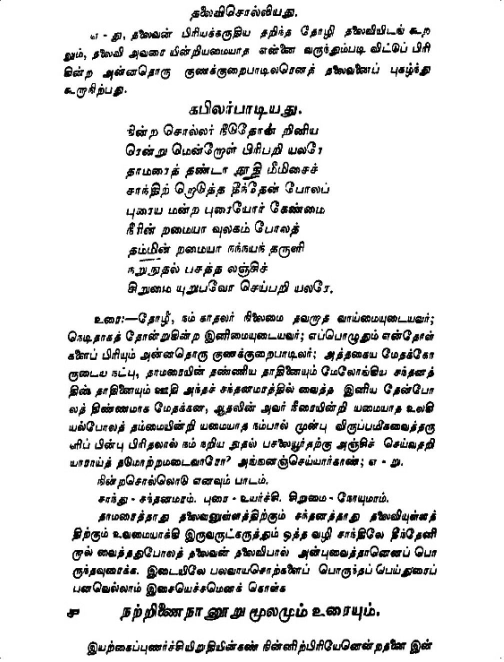
#> input picture raw/sample1.png, 1008 x 1324 px (shown at 1/2 size)
$ python repair.py ../../raw/sample1.png out.png
#> lines starting #> are read from the running program, lines starting #| are printed output that depends on the picture; after the words box and inside, x2 and y2 are one past the last pixel; in counts of white or black regions, pixels touching at a corner belong together
#!/usr/bin/env python3
"""Heavy pre-OCR repair for old printed Tamil pages. CPU only (OpenCV + NumPy).
Writes image files only. Does not touch router.py / ocr.py / schema.json.

usage: python3 repair.py IN_DIR OUT_DIR [--binary] [--no-stamp] [--no-crop] [--debug]
out: OUT_DIR/<name>.png (grayscale, primary)  + <name>_bin.png if --binary
"""
import argparse, glob, os, sys
import cv2
import numpy as np

MAX_SIDE = 3500          # never send bigger than this (long side, px)
TARGET_CHAR_H = 32       # aim for ~32 px median glyph height
MIN_CHAR_H = 20          # upscale only below this

def load(p):
    img = cv2.imread(p, cv2.IMREAD_COLOR)   # applies EXIF rotation
    if img is None:
        raise ValueError(f"cannot read {p}")
    h, w = img.shape[:2]
    s = MAX_SIDE / max(h, w)
    if s < 1:
        img = cv2.resize(img, None, fx=s, fy=s, interpolation=cv2.INTER_AREA)
    return img

def order_pts(p):
    p = p.reshape(4, 2).astype(np.float32)
    s, d = p.sum(1), np.diff(p, axis=1).ravel()
    return np.array([p[s.argmin()], p[d.argmin()], p[s.argmax()], p[d.argmax()]], np.float32)

def crop_page(img):
    """Find the paper against the background; flatten if 4 corners, else bbox.
    Anything outside the paper (tears, table, fingers) is painted white."""
    g = cv2.cvtColor(img, cv2.COLOR_BGR2GRAY)
    g = cv2.GaussianBlur(g, (9, 9), 0)
    _, m = cv2.threshold(g, 0, 255, cv2.THRESH_BINARY + cv2.THRESH_OTSU)
    m = cv2.morphologyEx(m, cv2.MORPH_CLOSE, np.ones((25, 25), np.uint8))
    cs, _ = cv2.findContours(m, cv2.RETR_EXTERNAL, cv2.CHAIN_APPROX_SIMPLE)
    if not cs:
        return img
    c = max(cs, key=cv2.contourArea)
    H, W = g.shape
    if cv2.contourArea(c) < 0.25 * H * W:      # page not found / already a flat scan
        return img
    out = img.copy()
    mask = np.zeros((H, W), np.uint8)
    cv2.drawContours(mask, [c], -1, 255, -1)
    out[mask == 0] = 255                        # torn/ragged margins -> white
    approx = cv2.approxPolyDP(c, 0.02 * cv2.arcLength(c, True), True)
    if len(approx) == 4:
        src = order_pts(approx)
        wA = np.linalg.norm(src[1] - src[0]); wB = np.linalg.norm(src[2] - src[3])
        hA = np.linalg.norm(src[3] - src[0]); hB = np.linalg.norm(src[2] - src[1])
        Wn, Hn = int(max(wA, wB)), int(max(hA, hB))
        dst = np.array([[0, 0], [Wn - 1, 0], [Wn - 1, Hn - 1], [0, Hn - 1]], np.float32)
        M = cv2.getPerspectiveTransform(src, dst)
        return cv2.warpPerspective(out, M, (Wn, Hn), flags=cv2.INTER_CUBIC,
                                   borderValue=(255, 255, 255))
    x, y, w, h = cv2.boundingRect(c)
    return out[y:y + h, x:x + w]

def remove_color_ink(img):
    """Blank strongly coloured marks (blue/violet/red/green stamps, coloured pen).
    Black/brown print and yellow paper are kept (low sat or yellow hue)."""
    hsv = cv2.cvtColor(img, cv2.COLOR_BGR2HSV)
    h, s, v = cv2.split(hsv)
    yellowish = (h >= 8) & (h <= 35)            # aged paper / foxing: keep
    colored = (s > 70) & (v > 40) & ~yellowish
    m = colored.astype(np.uint8) * 255
    # no dilation: print pixels under the stamp are dark/low-sat and must survive
    if m.mean() / 255 < 0.0005:
        return img, 0.0
    # fill with local paper colour, not pure white (avoids hard halos)
    bg = cv2.medianBlur(img, 31)
    out = img.copy()
    out[m > 0] = bg[m > 0]
    return out, float(m.mean() / 255)

def flatten_background(gray):
    """Divide by estimated paper background: kills yellowing, stains, shadows."""
    H, W = gray.shape
    f = 0.25
    sm = cv2.resize(gray, None, fx=f, fy=f, interpolation=cv2.INTER_AREA)
    k = max(9, (min(sm.shape) // 25) | 1)
    bg = cv2.morphologyEx(sm, cv2.MORPH_CLOSE, cv2.getStructuringElement(cv2.MORPH_ELLIPSE, (k, k)))
    bg = cv2.medianBlur(bg, k if k <= 255 else 255)
    bg = cv2.resize(bg, (W, H), interpolation=cv2.INTER_CUBIC)
    bg = cv2.GaussianBlur(bg, (0, 0), 5)
    norm = cv2.divide(gray, np.maximum(bg, 1), scale=255)
    lo, hi = np.percentile(norm, (1, 90))       # paper is the majority -> white
    norm = np.clip((norm.astype(np.float32) - lo) * 255.0 / max(hi - lo, 1), 0, 255)
    return norm.astype(np.uint8)

def sauvola(gray, win=31, k=0.2, R=128):
    g = gray.astype(np.float64)
    mean = cv2.boxFilter(g, -1, (win, win))
    sq = cv2.boxFilter(g * g, -1, (win, win))
    std = np.sqrt(np.maximum(sq - mean * mean, 0))
    t = mean * (1 + k * (std / R - 1))
    return np.where(g > t, 255, 0).astype(np.uint8)

def char_height(binary):
    inv = 255 - binary
    n, _, st, _ = cv2.connectedComponentsWithStats(inv, 8)
    hs = st[1:, cv2.CC_STAT_HEIGHT]
    a = st[1:, cv2.CC_STAT_AREA]
    hs = hs[(a > 15) & (hs > 4) & (hs < binary.shape[0] / 8)]
    return float(np.median(hs)) if len(hs) > 20 else 0.0

def despeckle(gray, binary, ch):
    """Remove only ISOLATED specks. A tiny dot near real glyphs (Tamil pulli,
    vowel-sign fragments) is kept; a tiny dot in open paper is erased."""
    inv = 255 - binary
    n, lab, st, _ = cv2.connectedComponentsWithStats(inv, 8)
    if n < 2 or ch <= 0:
        return gray, 0
    area = st[:, cv2.CC_STAT_AREA]
    tiny_max = max(4, int(0.012 * ch * ch))         # pulli is ~0.015-0.03 ch^2
    big = np.isin(lab, np.where(area > tiny_max)[0][1:])
    near = cv2.dilate(big.astype(np.uint8), np.ones((int(0.6 * ch) | 1,) * 2, np.uint8)) > 0
    tiny_ids = np.where((area <= tiny_max) & (np.arange(n) > 0))[0]
    kill = np.isin(lab, tiny_ids) & ~near
    out = gray.copy()
    out[kill] = 255
    return out, int(kill.sum())

def deskew_angle(binary, rng=5.0, step=0.1):
    inv = (255 - binary)
    s = 1000 / max(inv.shape)
    small = cv2.resize(inv, None, fx=min(s, 1), fy=min(s, 1), interpolation=cv2.INTER_AREA)
    h, w = small.shape
    best, best_a = -1, 0.0
    for a in np.arange(-rng, rng + 1e-9, step):
        M = cv2.getRotationMatrix2D((w / 2, h / 2), a, 1)
        r = cv2.warpAffine(small, M, (w, h), flags=cv2.INTER_NEAREST, borderValue=0)
        score = np.var(r.sum(1, dtype=np.float64))
        if score > best:
            best, best_a = score, a
    return float(best_a)

def rotate(gray, a):
    if abs(a) < 0.15:
        return gray
    h, w = gray.shape
    M = cv2.getRotationMatrix2D((w / 2, h / 2), a, 1)
    cos, sin = abs(M[0, 0]), abs(M[0, 1])
    nw, nh = int(h * sin + w * cos), int(h * cos + w * sin)
    M[0, 2] += nw / 2 - w / 2; M[1, 2] += nh / 2 - h / 2
    return cv2.warpAffine(gray, M, (nw, nh), flags=cv2.INTER_CUBIC, borderValue=255)

def repair(path, args):
    img = load(path)
    info = {}
    if not args.no_crop:
        img = crop_page(img)
    if not args.no_stamp:
        img, info["color_ink_frac"] = remove_color_ink(img)
    gray = cv2.cvtColor(img, cv2.COLOR_BGR2GRAY)
    gray = cv2.fastNlMeansDenoising(gray, None, h=args.nlm, templateWindowSize=7, searchWindowSize=21)
    gray = flatten_background(gray)
    b = sauvola(gray)
    a = deskew_angle(b); info["skew_deg"] = round(a, 2)
    gray = rotate(gray, a)
    b = sauvola(gray)
    ch = char_height(b); info["char_h_px"] = round(ch, 1)
    if 0 < ch < MIN_CHAR_H:
        f = min(TARGET_CHAR_H / ch, 3.0, MAX_SIDE / max(gray.shape))
        if f > 1.05:
            gray = cv2.resize(gray, None, fx=f, fy=f, interpolation=cv2.INTER_CUBIC)
            info["upscale"] = round(f, 2)
            b = sauvola(gray); ch = char_height(b)
    gray, info["specks_px"] = despeckle(gray, b, ch)
    return gray, info

def main():
    ap = argparse.ArgumentParser()
    ap.add_argument("inp"); ap.add_argument("out")
    ap.add_argument("--binary", action="store_true", help="also write _bin.png (A/B only)")
    ap.add_argument("--no-stamp", action="store_true")
    ap.add_argument("--no-crop", action="store_true")
    ap.add_argument("--nlm", type=int, default=7, help="denoise strength 5-12")
    args = ap.parse_args()
    os.makedirs(args.out, exist_ok=True)
    paths = [args.inp] if os.path.isfile(args.inp) else sorted(
        p for e in ("jpg", "jpeg", "png", "tif", "tiff", "bmp", "webp", "JPG", "PNG")
        for p in glob.glob(os.path.join(args.inp, f"*.{e}")))
    for p in paths:
        name = os.path.splitext(os.path.basename(p))[0]
        try:
            g, info = repair(p, args)
#> in load, img is the input picture: shape (1324, 1008, 3); min 0, max 255, mean 224.3
#> in crop_page, `_, m = cv2.threshold(g, 0, 255, cv2.THRESH_BINARY + cv2.THRESH_OTSU)`:
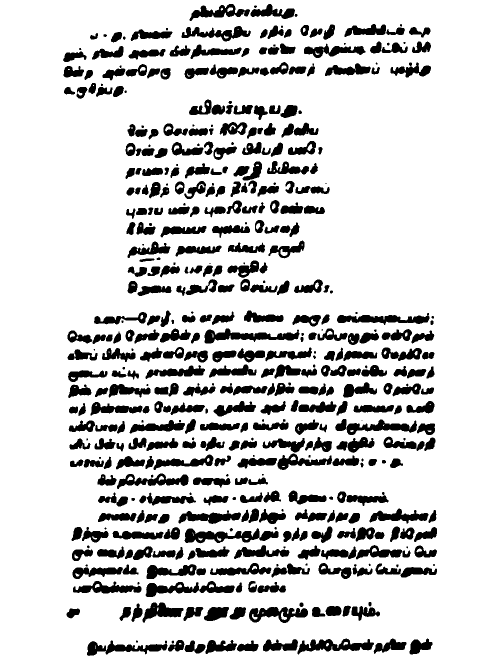
#> m: shape (1324, 1008) (shown at 1/2 size); 83% white; 473 black regions (58 under 20 px), largest, box (x1, y1, x2, y2) and area: (369, 1056, 557, 1087) 2965, (409, 657, 599, 687) 2676, (291, 1162, 470, 1194) 2652
#> in crop_page, `m = cv2.morphologyEx(m, cv2.MORPH_CLOSE, np.ones((25, 25), np.uint8))`: m: shape (1324, 1008); every value is 255
#> in crop_page, `cs, _ = cv2.findContours(m, cv2.RETR_EXTERNAL, cv2.CHAIN_APPROX_SIMPLE)`: cs = [[[0, 0], [0, 1323], [1007, 1323], [1007, 0]]]
#> in crop_page, `c = max(cs, key=cv2.contourArea)`: c = [[0, 0], [0, 1323], [1007, 1323], [1007, 0]]
#> in order_pts, `s, d = p.sum(1), np.diff(p, axis=1).ravel()`: s = [0, 1323, 2330, 1007]; d = [0, 1323, 316, -1007]
#> in crop_page, `src = order_pts(approx)`: src = [[0, 0], [1007, 0], [1007, 1323], [0, 1323]]
#> in crop_page, `wA = np.linalg.norm(src[1] - src[0])`: wA = 1007
#> in crop_page, `hA = np.linalg.norm(src[3] - src[0])`: hA = 1323
#> in crop_page, `Wn, Hn = int(max(wA, wB)), int(max(hA, hB))`: Wn = 1007; Hn = 1323
#> in crop_page, `dst = np.array([[0, 0], [Wn - 1, 0], [Wn - 1, Hn - 1], [0, Hn - 1]], n..`: dst = [[0, 0], [1006, 0], [1006, 1322], [0, 1322]]
#> in crop_page, `M = cv2.getPerspectiveTransform(src, dst)`: M = [[0.999, 0, 0], [0, 0.999, 0], [0, 0, 1]]
#> in remove_color_ink, `hsv = cv2.cvtColor(img, cv2.COLOR_BGR2HSV)`: hsv: shape (1323, 1007, 3); mean H, S, V 0, 0, 224.3
#> in remove_color_ink, `h, s, v = cv2.split(hsv)`: h: shape (1323, 1007); every value is 0
#> in flatten_background, `sm = cv2.resize(gray, None, fx=f, fy=f, interpolation=cv2.INTER_AREA)`:
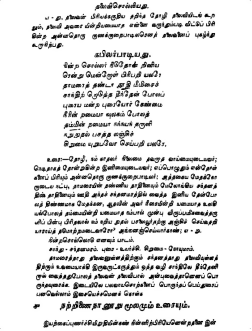
#> sm: shape (331, 252); min 1, max 255, mean 224.4
#> in flatten_background, `lo, hi = np.percentile(norm, (1, 90))`: lo = 0; hi = 255
#> in sauvola, `return np.where(g > t, 255, 0).astype(np.uint8)`: returned value: shape (1323, 1007); 85.9% white; 1000 black regions (54 under 20 px), largest, box (x1, y1, x2, y2) and area: (407, 1214, 458, 1241) 828, (315, 1205, 367, 1234) 813, (325, 916, 399, 933) 732
#> the loop in deskew_angle, `for a in np.arange(-rng, rng + 1e-9, step):` made 101 passes
#> (score, best, best_a) on passes 1 to 12: (172420388, 172420388, -5), (177339397.1, 177339397.1, -4.9), (181673774.8, 181673774.8, -4.8), (186746824.9, 186746824.9, -4.7), (191566387.9, 191566387.9, -4.6), (195347610, 195347610, -4.5), (199547628.6, 199547628.6, -4.4), (203799015.8, 203799015.8, -4.3), (207654038.4, 207654038.4, -4.2), (211085066.2, 211085066.2, -4.1), (214905547, 214905547, -4), (217905246.1, 217905246.1, -3.9)
#> score on passes 50 to 55: 896629666.2, 896582643.6, 896631577.1, 841466653.5, 824139556, 785569464.3
#> pass 1, in deskew_angle, `r = cv2.warpAffine(small, M, (w, h), flags=cv2.INTER_NEAREST, borderVa..`:
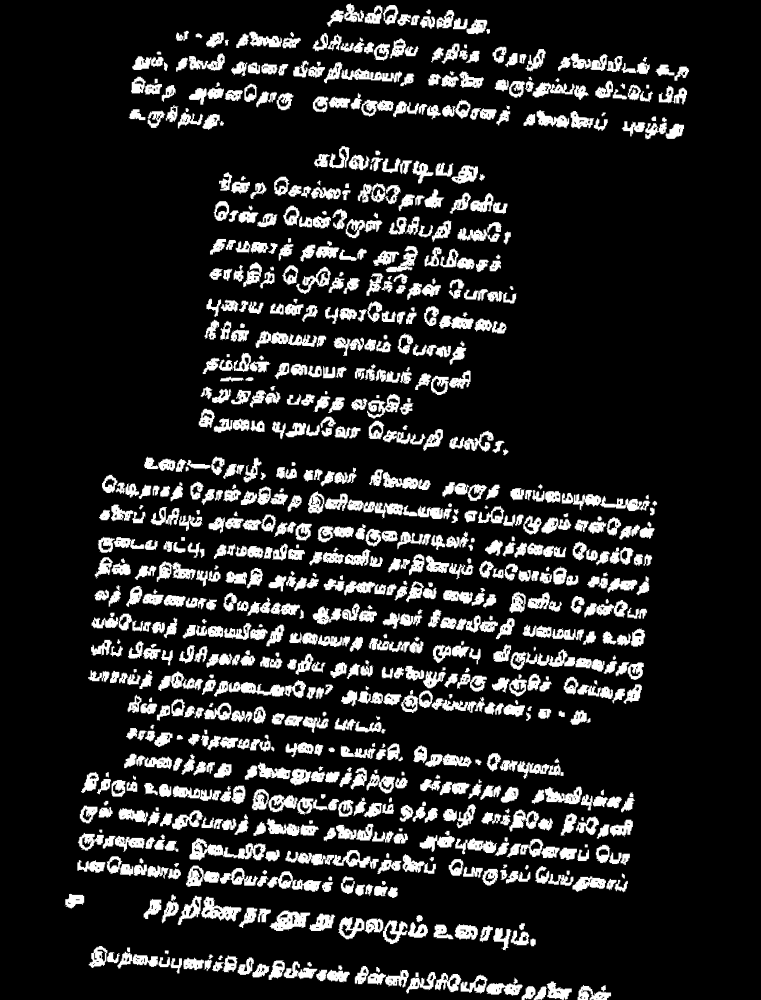
#> r: shape (1000, 761); min 0, max 255, mean 35.8
#> after the loop in deskew_angle, `for a in np.arange(-rng, rng + 1e-9, step):`: best = 909375780.2; best_a = -0.2
#> in rotate, `M = cv2.getRotationMatrix2D((w / 2, h / 2), a, 1)`: M = [[1, -0.00349, 2.31], [0.00349, 1, -1.75]]
#> in rotate, `cos, sin = abs(M[0, 0]), abs(M[0, 1])`: cos = 1; sin = 0.00349
#> in rotate, `nw, nh = int(h * sin + w * cos), int(h * cos + w * sin)`: nw = 1011; nh = 1326
#> in sauvola (call 2), `return np.where(g > t, 255, 0).astype(np.uint8)`: returned value: shape (1326, 1011); 86% white; 1002 black regions (46 under 20 px), largest, box (x1, y1, x2, y2) and area: (407, 1215, 458, 1242) 831, (315, 1206, 367, 1235) 812, (406, 96, 487, 112) 733
#> in char_height, `n, _, st, _ = cv2.connectedComponentsWithStats(inv, 8)`: n = 1003; st = 1003 rows, first 6: [0, 0, 1011, 1326, 1152648], [4, 0, 2, 2, 4], [1004, 3, 2, 2, 4], [456, 9, 19, 26, 276], [431, 11, 22, 25, 315], [526, 10, 22, 25, 311]
#> in char_height, `hs = st[1:, cv2.CC_STAT_HEIGHT]`: hs = 1002 values, max 40 at index 941, min 2 at index 0, mean 15.91
#> in char_height, `a = st[1:, cv2.CC_STAT_AREA]`: a = 1002 values, max 831 at index 951, min 4 at index 0, mean 187.6
#> in char_height, `hs = hs[(a > 15) & (hs > 4) & (hs < binary.shape[0] / 8)]`: hs = 988 values, max 40 at index 929, min 5 at index 19, mean 16.09
#> in repair, `ch = char_height(b)`: ch = 15
#> in repair, `f = min(TARGET_CHAR_H / ch, 3.0, MAX_SIDE / max(gray.shape))`: f = 2.13
#> call 3 of sauvola, with win = 31, k = 0.2, R = 128
#> in sauvola (call 3), `t = mean * (1 + k * (std / R - 1))`:
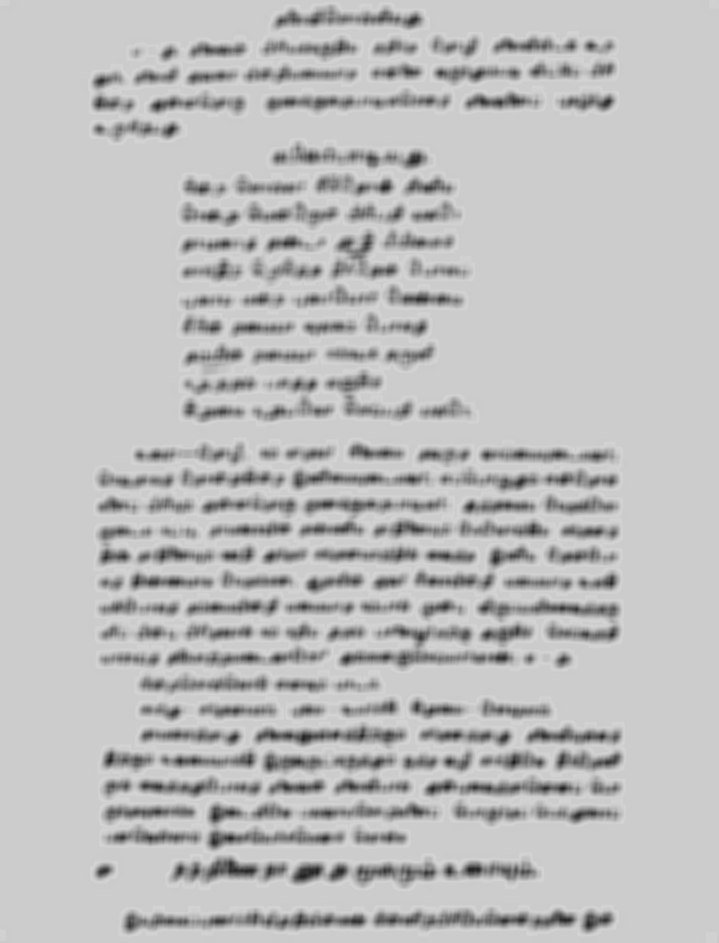
#> t: shape (2829, 2157) float64 (shown at 1/3 size); min 27.05, max 213.1, mean 189.4
#> in sauvola (call 3), `return np.where(g > t, 255, 0).astype(np.uint8)`: returned value: shape (2829, 2157); 87.3% white; 1069 black regions (2 under 20 px), largest, box (x1, y1, x2, y2) and area: (869, 2592, 977, 2649) 3320, (672, 2572, 783, 2634) 3314, (1746, 2732, 1843, 2795) 2816
#> in char_height (call 2), `inv = 255 - binary`:
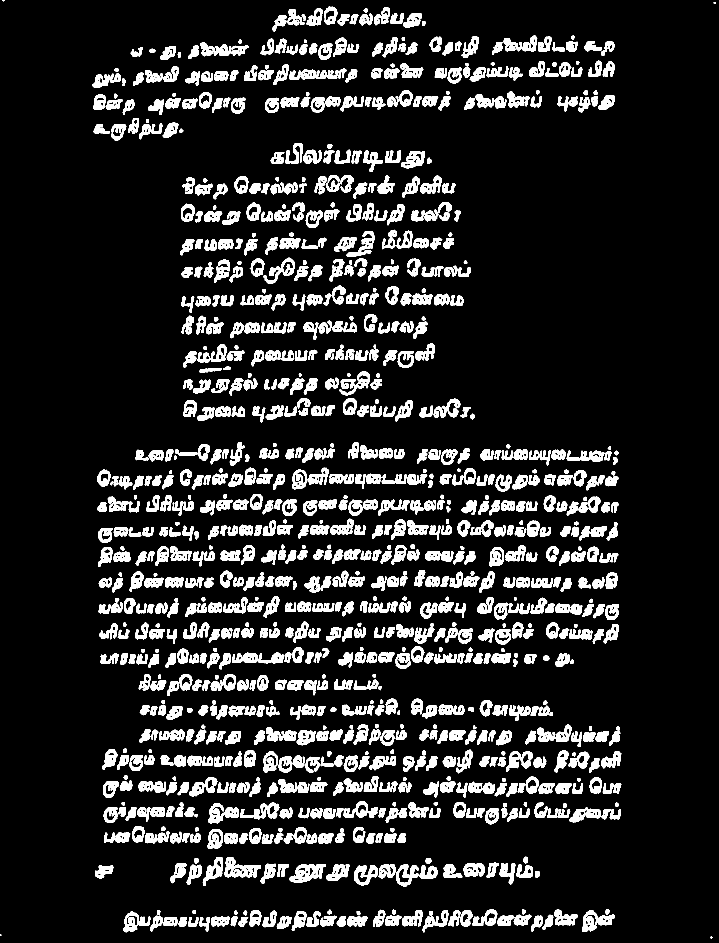
#> inv: shape (2829, 2157) (shown at 1/3 size); 12.7% white; 1069 white regions (2 under 20 px), largest, box (x1, y1, x2, y2) and area: (869, 2592, 977, 2649) 3320, (672, 2572, 783, 2634) 3314, (1746, 2732, 1843, 2795) 2816
#> in char_height (call 2), `n, _, st, _ = cv2.connectedComponentsWithStats(inv, 8)`: n = 1070; st = 1070 rows, first 6: [0, 0, 2157, 2829, 5330188], [8, 0, 6, 4, 19], [2141, 6, 6, 6, 27], [972, 20, 40, 55, 1159], [1122, 21, 47, 55, 1256], [920, 24, 47, 54, 1283]
#> in char_height (call 2), `hs = st[1:, cv2.CC_STAT_HEIGHT]`: hs = 1069 values, max 85 at index 1006, min 1 at index 926, mean 33.46
#> in char_height (call 2), `a = st[1:, cv2.CC_STAT_AREA]`: a = 1069 values, max 3320 at index 1016, min 2 at index 926, mean 722.1
#> in char_height (call 2), `hs = hs[(a > 15) & (hs > 4) & (hs < binary.shape[0] / 8)]`: hs = 1067 values, max 85 at index 1004, min 6 at index 0, mean 33.52
#> in repair, `ch = char_height(b)`: ch = 32
#> in despeckle, `n, lab, st, _ = cv2.connectedComponentsWithStats(inv, 8)`:
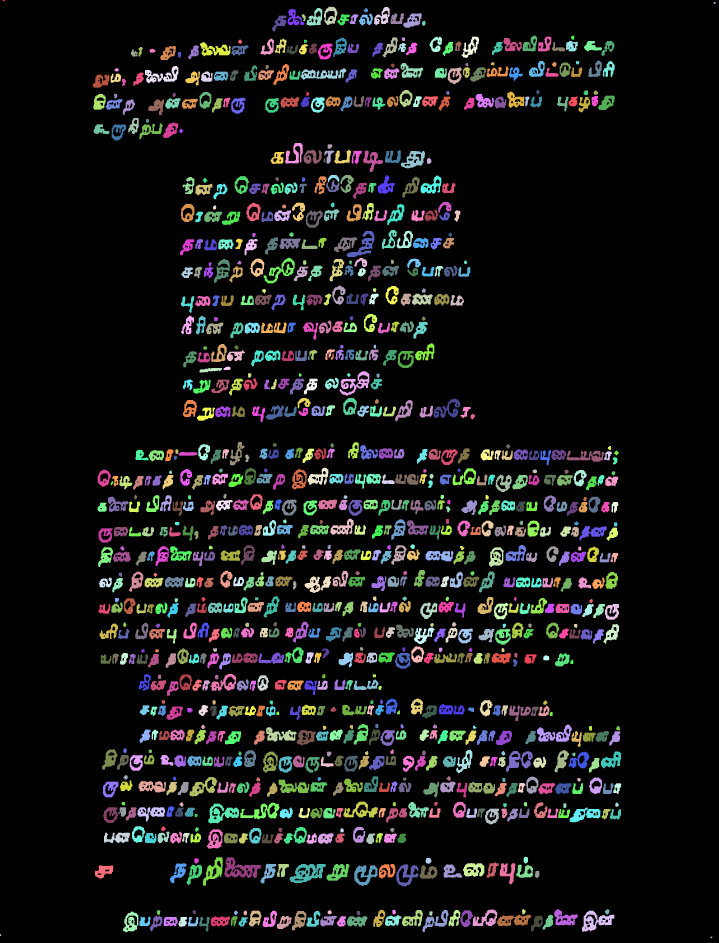
#> lab: shape (2829, 2157) int32 (shown at 1/3 size); 1070 distinct labels, from 0 to 1069; one colour per label, 0 black
#> in despeckle, `n, lab, st, _ = cv2.connectedComponentsWithStats(inv, 8)`: n = 1070
#> in despeckle, `area = st[:, cv2.CC_STAT_AREA]`: area = 1070 values, max 5330188 at index 0, min 2 at index 927, mean 5702.9
#> in despeckle, `tiny_max = max(4, int(0.012 * ch * ch))`: tiny_max = 12
#> in despeckle, `near = cv2.dilate(big.astype(np.uint8), np.ones((int(0.6 * ch) | 1,) *..`:
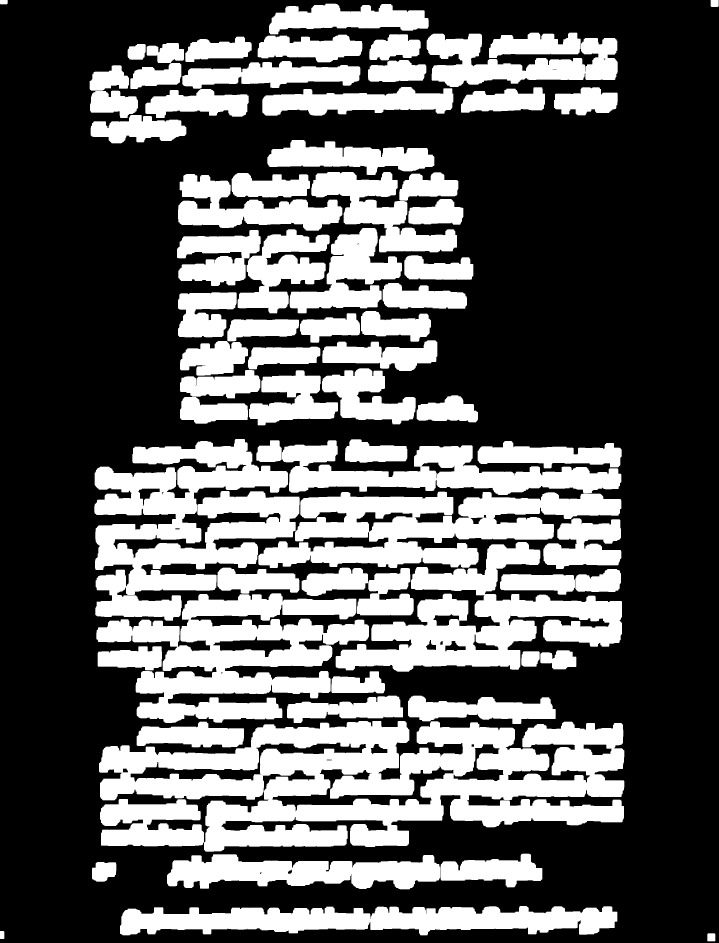
#> near: shape (2829, 2157) bool (shown at 1/3 size); 35.3% white; 72 white regions, largest, box (x1, y1, x2, y2) and area: (297, 2163, 1873, 2555) 345328, (283, 1317, 899, 1862) 178989, (289, 1780, 1107, 2169) 155377
#> in despeckle, `tiny_ids = np.where((area <= tiny_max) & (np.arange(n) > 0))[0]`: tiny_ids = [927]
#> in despeckle, `kill = np.isin(lab, tiny_ids) & ~near`: kill: shape (2829, 2157) bool; every value is 0
#> info = {'color_ink_frac': 0, 'skew_deg': -0.2, 'char_h_px': 15, 'upscale': 2.13, 'specks_px': 0}
        except Exception as e:
            print(f"FAIL {name}: {e}", file=sys.stderr); continue
        cv2.imwrite(os.path.join(args.out, name + ".png"), g)
        if args.binary:
            cv2.imwrite(os.path.join(args.out, name + "_bin.png"), sauvola(g))
        print(name, info)
#| sample1 {'color_ink_frac': 0.0, 'skew_deg': -0.2, 'char_h_px': 15.0, 'upscale': 2.13, 'specks_px': 0}

if __name__ == "__main__":
    main()
